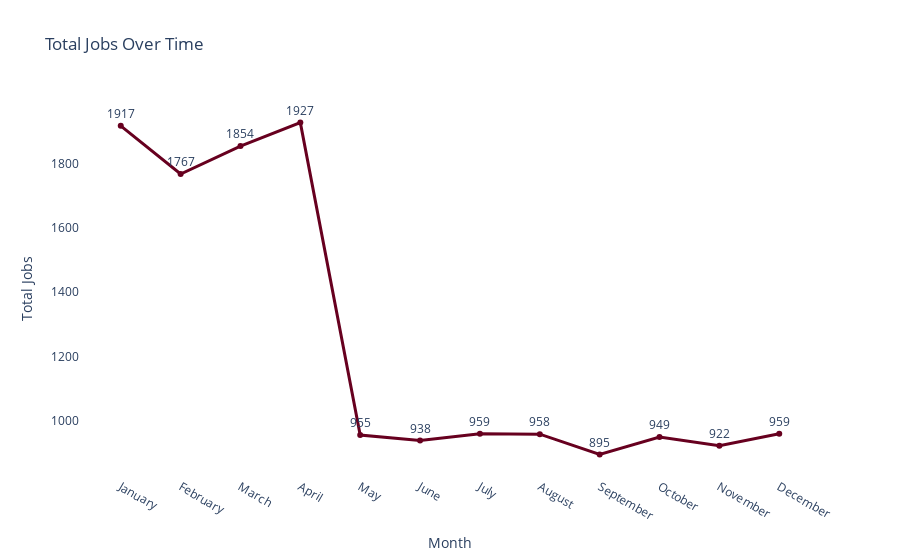

The notebook cell saved with this chart:
### Code cell
# Create interactive line chart
fig_time = px.line(
    monthly_job_counts,
    x='month',
    y='total_jobs',
    title='Total Jobs Over Time',
    markers=True,
    text='total_jobs',
    color_discrete_sequence=px.colors.sequential.RdBu,
)

fig_time.update_traces(textposition='top center', line=dict(width=3))

fig_time.update_layout(
    height=500,
    plot_bgcolor='white',
    xaxis_title='Month',
    yaxis_title='Total Jobs',
    showlegend=False
)

fig_time.update_xaxes(showgrid=False)
fig_time.update_yaxes(showgrid=False)

fig_time.show()
fig.write_image(os.path.join(results_dir, 'total_jobs_over_time.jpg'))
fig.write_image(os.path.join(results_dir, 'total_jobs_over_time.png'))
fig.write_html(os.path.join(results_dir, 'total_jobs_over_time.html'))

### Figure 1 — Plotly figure (JSON) as saved in the notebook; plotly's stock layout.template omitted (floating-point values rounded to 4 significant figures)
{"data": [{"hovertemplate": "month=%{x}<br>total_jobs=%{text}<extra></extra>", "legendgroup": "", "line": {"color": "rgb(103,0,31)", "dash": "solid", "width": 3}, "marker": {"symbol": "circle"}, "mode": "lines+markers+text", "name": "", "orientation": "v", "showlegend": false, "text": [1917.0, 1767.0, 1854.0, 1927.0, 955.0, 938.0, 959.0, 958.0, 895.0, 949.0, 922.0, 959.0], "textposition": "top center", "type": "scatter", "x": ["January", "February", "March", "April", "May", "June", "July", "August", "September", "October", "November", "December"], "xaxis": "x", "y": [1917, 1767, 1854, 1927, 955, 938, 959, 958, 895, 949, 922, 959], "yaxis": "y"}], "layout": {"autosize": true, "legend": {"tracegroupgap": 0}, "plot_bgcolor": "white", "showlegend": false, "title": {"text": "Total Jobs Over Time"}, "xaxis": {"anchor": "y", "autorange": true, "domain": [0, 1], "range": [-0.6657, 11.67], "showgrid": false, "title": {"text": "Month"}, "type": "category"}, "yaxis": {"anchor": "x", "autorange": true, "domain": [0, 1], "range": [809.8, 2012.0], "showgrid": false, "title": {"text": "Total Jobs"}, "type": "linear"}}}
